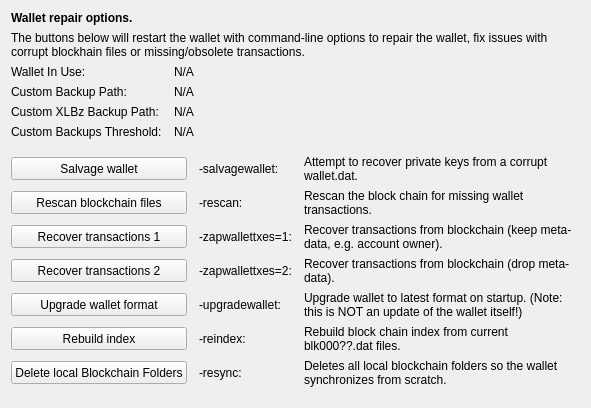
     <widget class="QWidget" name="tab_repair">
      <attribute name="title">
       <string>&amp;Wallet Repair</string>
      </attribute>
      <layout class="QGridLayout" name="gridLayout_4" columnstretch="0,0,0,0">
       <property name="horizontalSpacing">
        <number>12</number>
       </property>
       <item row="0" column="0" colspan="4">
        <widget class="QLabel" name="label_repair_header">
         <property name="font">
          <font>
           <weight>75</weight>
           <bold>true</bold>
          </font>
         </property>
         <property name="text">
          <string>Wallet repair options.</string>
         </property>
        </widget>
       </item>
       <item row="1" column="0" colspan="4">
        <widget class="QLabel" name="label_repair_helptext">
         <property name="font">
          <font>
           <weight>50</weight>
           <bold>false</bold>
          </font>
         </property>
         <property name="text">
          <string>The buttons below will restart the wallet with command-line options to repair the wallet, fix issues with corrupt blockhain files or missing/obsolete transactions.</string>
         </property>
         <property name="wordWrap">
          <bool>true</bool>
         </property>
        </widget>
       </item>
       <item row="2" column="0">
        <widget class="QLabel" name="wallet_path_label">
         <property name="text">
          <string>Wallet In Use:</string>
         </property>
        </widget>
       </item>
       <item row="2" column="1" colspan="3">
        <widget class="QLabel" name="wallet_path">
         <property name="cursor">
          <cursorShape>IBeamCursor</cursorShape>
         </property>
         <property name="text">
          <string>N/A</string>
         </property>
         <property name="textFormat">
          <enum>Qt::PlainText</enum>
         </property>
         <property name="textInteractionFlags">
          <set>Qt::LinksAccessibleByMouse|Qt::TextSelectableByKeyboard|Qt::TextSelectableByMouse</set>
         </property>
        </widget>
       </item>
       <item row="3" column="0">
        <widget class="QLabel" name="wallet_custombackuppath_label">
         <property name="text">
          <string>Custom Backup Path:</string>
         </property>
         <property name="visible">
          <bool>false</bool>
         </property>
        </widget>
       </item>
       <item row="3" column="1" colspan="3">
        <widget class="QLabel" name="wallet_custombackuppath">
         <property name="cursor">
          <cursorShape>IBeamCursor</cursorShape>
         </property>
         <property name="text">
          <string>N/A</string>
         </property>
         <property name="textFormat">
          <enum>Qt::PlainText</enum>
         </property>
         <property name="textInteractionFlags">
          <set>Qt::LinksAccessibleByMouse|Qt::TextSelectableByKeyboard|Qt::TextSelectableByMouse</set>
         </property>
         <property name="visible">
          <bool>false</bool>
         </property>
        </widget>
       </item>
       <item row="4" column="0">
        <widget class="QLabel" name="wallet_customxlbzbackuppath_label">
         <property name="text">
          <string>Custom XLBz Backup Path:</string>
         </property>
         <property name="visible">
          <bool>false</bool>
         </property>
        </widget>
       </item>
       <item row="4" column="1" colspan="3">
        <widget class="QLabel" name="wallet_customxlbzbackuppath">
         <property name="cursor">
          <cursorShape>IBeamCursor</cursorShape>
         </property>
         <property name="text">
          <string>N/A</string>
         </property>
         <property name="textFormat">
          <enum>Qt::PlainText</enum>
         </property>
         <property name="textInteractionFlags">
          <set>Qt::LinksAccessibleByMouse|Qt::TextSelectableByKeyboard|Qt::TextSelectableByMouse</set>
         </property>
         <property name="visible">
          <bool>false</bool>
         </property>
        </widget>
       </item>
       <item row="5" column="0">
        <widget class="QLabel" name="wallet_custombackupthreshold_label">
         <property name="text">
          <string>Custom Backups Threshold:</string>
         </property>
         <property name="visible">
          <bool>false</bool>
         </property>
        </widget>
       </item>
       <item row="5" column="1" colspan="3">
        <widget class="QLabel" name="wallet_custombackupthreshold">
         <property name="cursor">
          <cursorShape>IBeamCursor</cursorShape>
         </property>
         <property name="text">
          <string>N/A</string>
         </property>
         <property name="textFormat">
          <enum>Qt::PlainText</enum>
         </property>
         <property name="textInteractionFlags">
          <set>Qt::LinksAccessibleByMouse|Qt::TextSelectableByKeyboard|Qt::TextSelectableByMouse</set>
         </property>
         <property name="visible">
          <bool>false</bool>
         </property>
        </widget>
       </item>
       <item row="6" column="0">
        <spacer name="verticalSpacer_repair1">
         <property name="orientation">
          <enum>Qt::Vertical</enum>
         </property>
         <property name="sizeHint" stdset="0">
          <size>
           <width>10</width>
           <height>10</height>
          </size>
         </property>
        </spacer>
       </item>
       <item row="7" column="0" colspan="2">
        <widget class="QPushButton" name="btn_salvagewallet">
         <property name="minimumSize">
          <size>
           <width>100</width>
           <height>23</height>
          </size>
         </property>
         <property name="text">
          <string>Salvage wallet</string>
         </property>
        </widget>
       </item>
       <item row="7" column="2">
        <widget class="QLabel" name="label_repair_salvage_command">
         <property name="text">
          <string notr="true">-salvagewallet:</string>
         </property>
        </widget>
       </item>
       <item row="7" column="3">
        <widget class="QLabel" name="label_repair_salvage">
         <property name="text">
          <string>Attempt to recover private keys from a corrupt wallet.dat.</string>
         </property>
         <property name="wordWrap">
          <bool>true</bool>
         </property>
        </widget>
       </item>
       <item row="8" column="0" colspan="2">
        <widget class="QPushButton" name="btn_rescan">
         <property name="minimumSize">
          <size>
           <width>100</width>
           <height>23</height>
          </size>
         </property>
         <property name="text">
          <string>Rescan blockchain files</string>
         </property>
        </widget>
       </item>
       <item row="8" column="2">
        <widget class="QLabel" name="label_repair_rescan_command">
         <property name="text">
          <string notr="true">-rescan:</string>
         </property>
        </widget>
       </item>
       <item row="8" column="3">
        <widget class="QLabel" name="label_repair_rescan">
         <property name="text">
          <string>Rescan the block chain for missing wallet transactions.</string>
         </property>
         <property name="wordWrap">
          <bool>true</bool>
         </property>
        </widget>
       </item>
       <item row="9" column="0" colspan="2">
        <widget class="QPushButton" name="btn_zapwallettxes1">
         <property name="minimumSize">
          <size>
           <width>100</width>
           <height>23</height>
          </size>
         </property>
         <property name="text">
          <string>Recover transactions 1</string>
         </property>
        </widget>
       </item>
       <item row="9" column="2">
        <widget class="QLabel" name="label_repair_zap1_command">
         <property name="text">
          <string notr="true">-zapwallettxes=1:</string>
         </property>
        </widget>
       </item>
       <item row="9" column="3">
        <widget class="QLabel" name="label_repair_zap1">
         <property name="text">
          <string>Recover transactions from blockchain (keep meta-data, e.g. account owner).</string>
         </property>
         <property name="wordWrap">
          <bool>true</bool>
         </property>
        </widget>
       </item>
       <item row="10" column="0" colspan="2">
        <widget class="QPushButton" name="btn_zapwallettxes2">
         <property name="minimumSize">
          <size>
           <width>100</width>
           <height>23</height>
          </size>
         </property>
         <property name="text">
          <string>Recover transactions 2</string>
         </property>
        </widget>
       </item>
       <item row="10" column="2">
        <widget class="QLabel" name="label_repair_zap2_command">
         <property name="text">
          <string notr="true">-zapwallettxes=2:</string>
         </property>
        </widget>
       </item>
       <item row="10" column="3">
        <widget class="QLabel" name="label_repair_zap2">
         <property name="text">
          <string>Recover transactions from blockchain (drop meta-data).</string>
         </property>
         <property name="wordWrap">
          <bool>true</bool>
         </property>
        </widget>
       </item>
       <item row="11" column="0" colspan="2">
        <widget class="QPushButton" name="btn_upgradewallet">
         <property name="minimumSize">
          <size>
           <width>100</width>
           <height>23</height>
          </size>
         </property>
         <property name="text">
          <string>Upgrade wallet format</string>
         </property>
        </widget>
       </item>
       <item row="11" column="2">
        <widget class="QLabel" name="label_repair_upgrade_command">
         <property name="text">
          <string notr="true">-upgradewallet:</string>
         </property>
        </widget>
       </item>
       <item row="11" column="3">
        <widget class="QLabel" name="label_repair_upgrade">
         <property name="text">
          <string>Upgrade wallet to latest format on startup. (Note: this is NOT an update of the wallet itself!)</string>
         </property>
         <property name="wordWrap">
          <bool>true</bool>
         </property>
        </widget>
       </item>
       <item row="12" column="0" colspan="2">
        <widget class="QPushButton" name="btn_reindex">
         <property name="minimumSize">
          <size>
           <width>100</width>
           <height>23</height>
          </size>
         </property>
         <property name="text">
          <string>Rebuild index</string>
         </property>
        </widget>
       </item>
       <item row="12" column="2">
        <widget class="QLabel" name="label_repair_reindex_command">
         <property name="text">
          <string notr="true">-reindex:</string>
         </property>
        </widget>
       </item>
       <item row="12" column="3">
        <widget class="QLabel" name="label_repair_reindex">
         <property name="text">
          <string>Rebuild block chain index from current blk000??.dat files.</string>
         </property>
         <property name="wordWrap">
          <bool>true</bool>
         </property>
        </widget>
       </item>
       <item row="13" column="0" colspan="2">
        <widget class="QPushButton" name="btn_resync">
         <property name="minimumSize">
          <size>
           <width>100</width>
           <height>23</height>
          </size>
         </property>
         <property name="text">
          <string>Delete local Blockchain Folders</string>
         </property>
        </widget>
       </item>
       <item row="13" column="2">
        <widget class="QLabel" name="label_repair_resync_command">
         <property name="text">
          <string>-resync:</string>
         </property>
        </widget>
       </item>
       <item row="13" column="3">
        <widget class="QLabel" name="label_repair_resync">
         <property name="text">
          <string>Deletes all local blockchain folders so the wallet synchronizes from scratch.</string>
         </property>
         <property name="wordWrap">
          <bool>true</bool>
         </property>
        </widget>
       </item>
       <item row="14" column="0">
        <spacer name="verticalSpacer_repair2">
         <property name="orientation">
          <enum>Qt::Vertical</enum>
         </property>
         <property name="sizeHint" stdset="0">
          <size>
           <width>20</width>
           <height>10</height>
          </size>
         </property>
        </spacer>
       </item>
      </layout>
     </widget>
